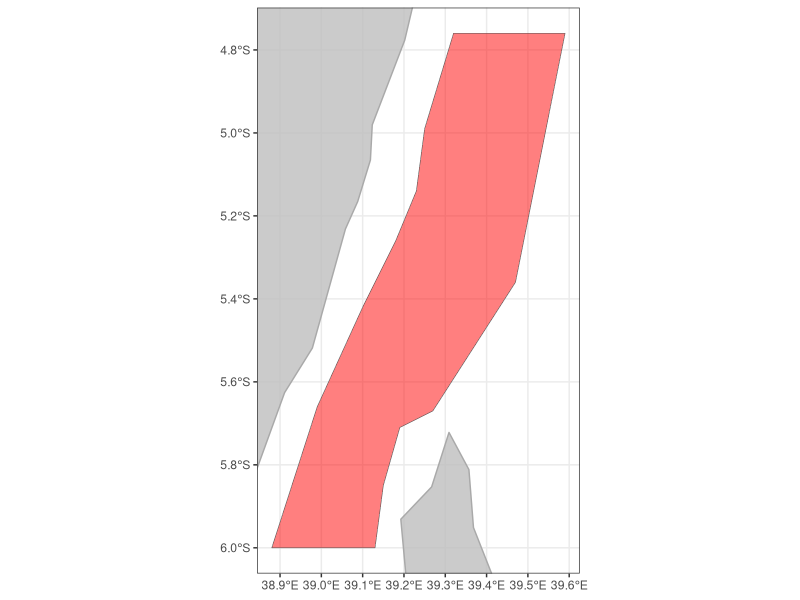

This figure's R source:
## ---- chunk 1
knitr::opts_chunk$set(echo = TRUE, warning=FALSE, message=FALSE)

# define empty lists for the examples below that create a new region and new polygons
reginfo <- list()
poly <- list()

## ---- chunk 2

library(dplyr)
library(sf)
library(ggplot2)

## ---- chunk 3

# overwrite existing daily netcdfs?
overwrite <- FALSE

# start and end date to download
start <- lubridate::as_date("19970904")
end <- Sys.Date()

# region name - this should be identical to one of the subfolder names within the "data" folder
region <- "tanzania" 

# pixel size (currently "1km" is the only option)
spatial_res <- "1km"

# longitude and latitude limits
lonlim <- c(38.5,41.5)
latlim <- c(-10,-3.5)

## ---- chunk 4

# Tanzania (3.5-10S, 38.5-41.5E)
reginfo$tanzania = list(# full region name, used in the region dropdown menu
                        name = "Tanzania",
                        # default map settings
                        center_lon = 40.5,
                        center_lat = -7,
                        zoom_level = 7,
                        gridline_interval = 2)
## ---- chunk 5

region <- "tanzania"

poly[[region]] = list(
  "CoastalPolygons"=list("TC"=list(# this appears in the polygon dropdown menu
                                   name = "Tanga Coast (TC)",
                                   # this label appears over the polygon on the map
                                   label = "TC",
                                   # vertices of the polygon - these must start and end at the same point
                                   lat = c(-6,-5.66,-5.42,-5.26,-5.14,-4.99,-4.76,
                                           -4.76,-5.36,-5.67,-5.71,-5.85,-6,-6),
                                   lon = c(38.88,38.99,39.1,39.18,39.23,39.25,39.32,
                                           39.59,39.47,39.27,39.19,39.15,39.13,38.88))))

# This block of code takes the vertices that you've defined above and converts them into a
# "Simple Feature Collection" of multipolygon objects, the required format for PhytoFit.
pnames <- names(poly[[region]])
poly[[region]] <- lapply(1:length(poly[[region]]), function(i) {
  y <- poly[[region]][[i]]
  if (length(y)==0) return(NULL)
  poly_id <- names(y)
  op <- lapply(1:length(y), function(j) {
    yi <- y[[j]]
    coords <- matrix(unlist(yi[c("lon","lat")]),ncol=2)
    tmp <- tibble(poly_id=poly_id[j], group=pnames[i], name=yi$name, label=yi$label,
                  geometry=list(st_multipolygon(x=list(list(coords)))))
  }) %>% do.call(what=dplyr::bind_rows) %>% st_sf()
  st_crs(op) <- "EPSG:4326"
  return(op)
}) %>% setNames(pnames)


## ---- chunk 6

worldmap <- ggplot2::map_data("world")
ptmp <- poly$tanzania$CoastalPolygons
lims <- st_bbox(ptmp)
xlim <- lims[c(1,3)]
ylim <- lims[c(2,4)]
map <- ggplot() +
  geom_map(data=worldmap, map=worldmap, aes(long, lat, group=group, map_id=region),
           fill="grey", colour="darkgrey", linewidth=0.5, alpha=0.8) +
  geom_sf(data=ptmp, fill="red", alpha=0.5) +
  coord_sf(xlim=xlim, ylim=ylim, expand=TRUE) +
  theme_bw() +
  theme(legend.position="none",
        axis.title = element_blank())
print(map)
